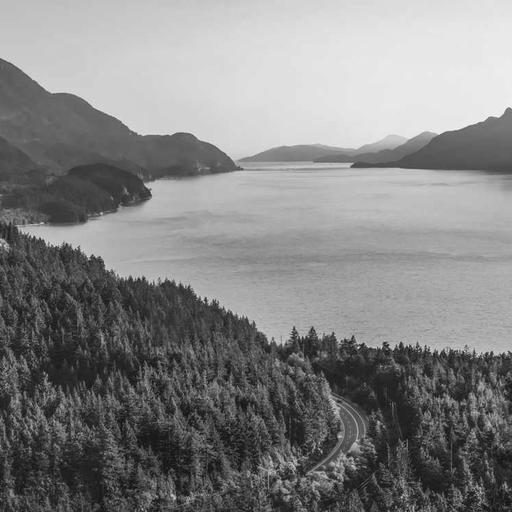
#> input picture img.png, 512 x 512 px
$ jupyter execute A5.ipynb
#> lines starting #> are read from the running program, lines starting #| are printed output that depends on the picture
[cell 1]
import cv2
import matplotlib.pyplot as plt
import numpy as np

[cell 2]
image_path = "img.png"
image = cv2.imread(image_path)
#> image is the input picture: shape (512, 512, 3); min 9, max 251, mean 132.1
image_rgb = cv2.cvtColor(image, cv2.COLOR_BGR2RGB)

[cell 3]
kernel = np.array([[1,1,1],[-1,-1,-1],[0,0,0]])
kernel = np.array([[-1,1,1],[0,-1,1],[0,0,-1]])

output = cv2.filter2D(src=image_rgb, ddepth=-1, kernel=kernel)
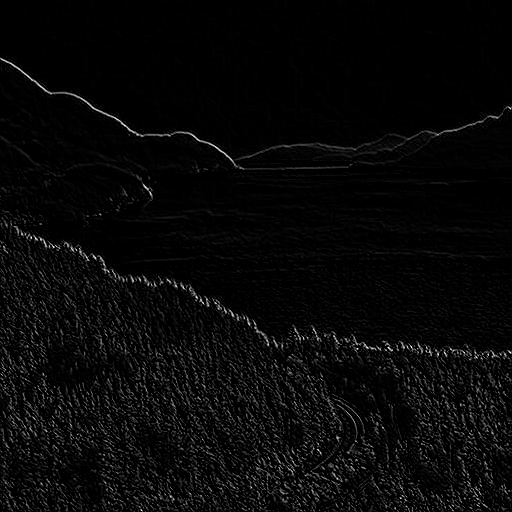
#> output: shape (512, 512, 3); min 0, max 255, mean 8

fig, axes = plt.subplots(1, 2, figsize=(12, 6))

axes[0].imshow(image_rgb)
axes[0].set_title("Original Image")
axes[0].axis("off")

axes[1].imshow(output)
axes[1].set_title("Convolved Image")
axes[1].axis("off")

plt.tight_layout()
plt.show()
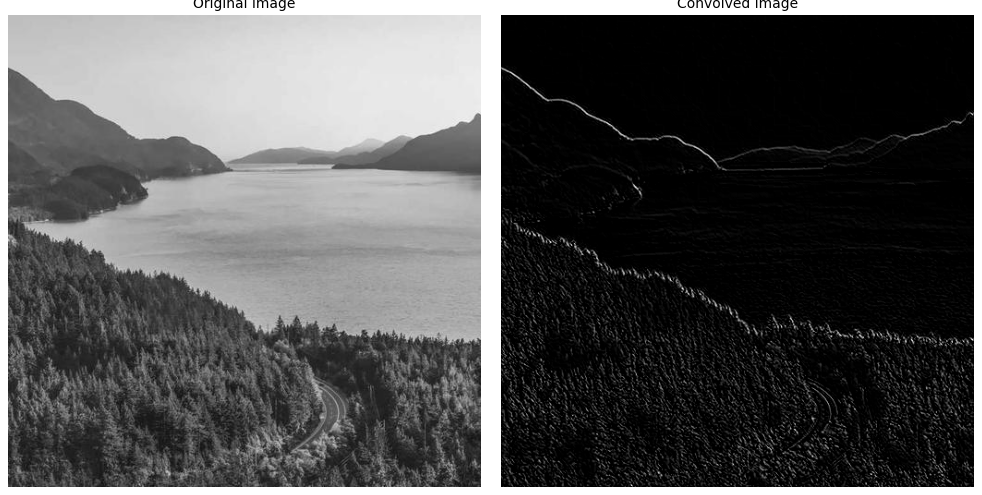
#> figure drawn by matplotlib, 2 panels

$ run again, with person.png copied over img.png
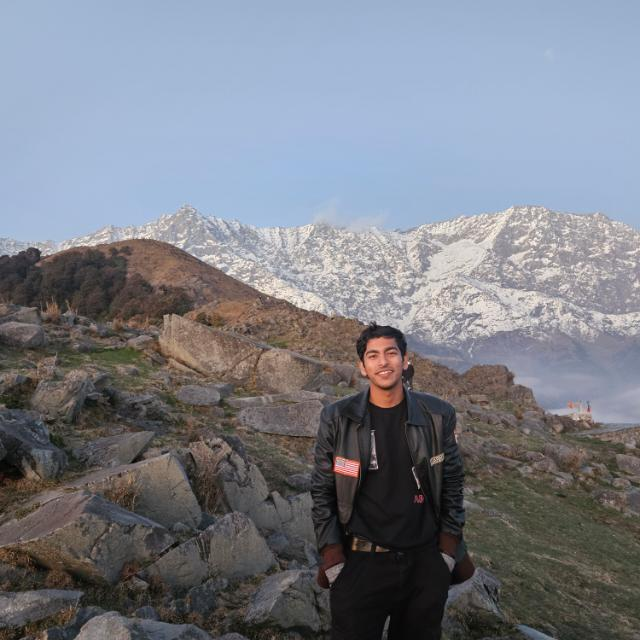
#> input picture person.png, 640 x 640 px
#> image is the input picture: shape (640, 640, 3); mean B, G, R 133.9, 125.3, 121.9
#> `output = cv2.filter2D(src=image_rgb, ddepth=-1, kernel=kernel)`:
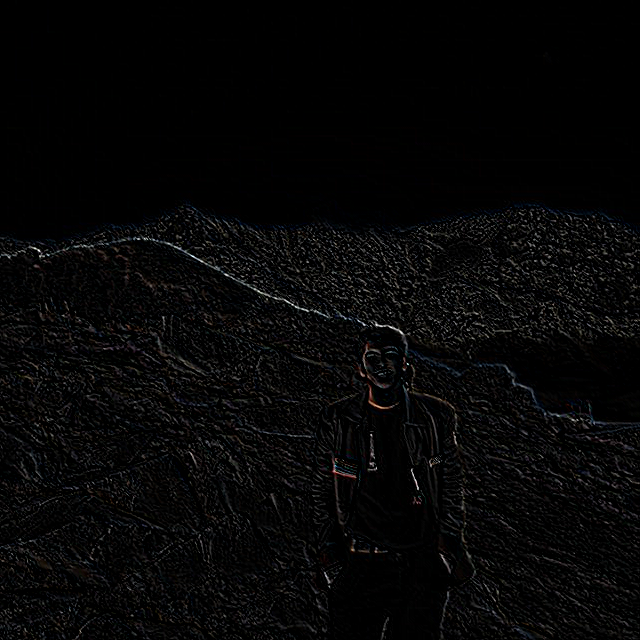
#> output: shape (640, 640, 3); mean R, G, B 6.5, 6.4, 6.5
#> `plt.show()`:
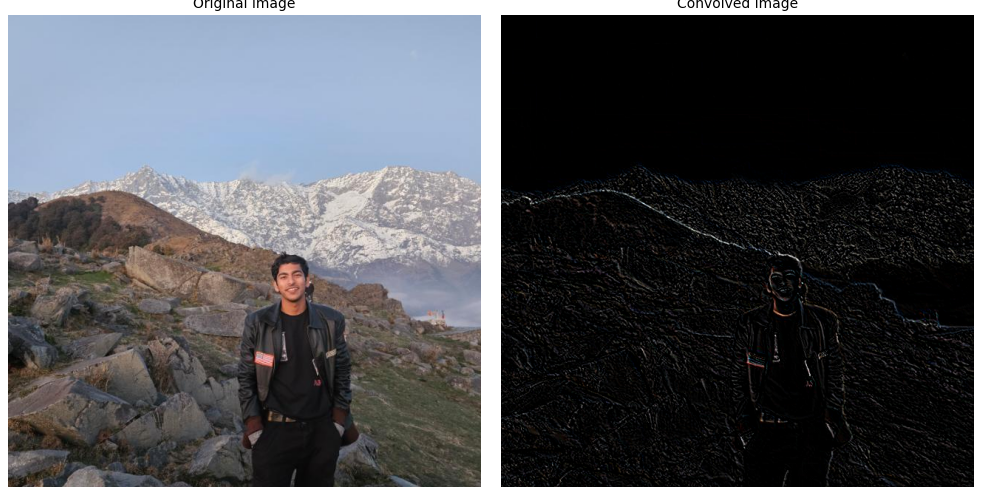
#> figure drawn by matplotlib, 2 panels
